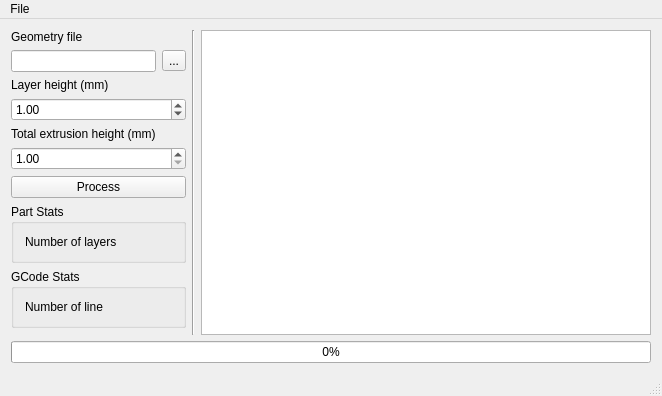
<?xml version="1.0" encoding="UTF-8"?>
<ui version="4.0">
 <class>MainWindow</class>
 <widget class="QMainWindow" name="MainWindow">
  <property name="geometry">
   <rect>
    <x>0</x>
    <y>0</y>
    <width>662</width>
    <height>396</height>
   </rect>
  </property>
  <property name="windowTitle">
   <string>MainWindow</string>
  </property>
  <widget class="QWidget" name="centralWidget">
   <layout class="QGridLayout" name="gridLayout">
    <item row="2" column="0">
     <widget class="QLabel" name="label_4">
      <property name="text">
       <string>Layer height (mm)</string>
      </property>
     </widget>
    </item>
    <item row="4" column="0" colspan="2">
     <widget class="QLabel" name="label_2">
      <property name="text">
       <string>Total extrusion height (mm)</string>
      </property>
     </widget>
    </item>
    <item row="5" column="0" colspan="3">
     <widget class="QDoubleSpinBox" name="TotalHeight_num">
      <property name="minimum">
       <double>1.000000000000000</double>
      </property>
      <property name="maximum">
       <double>900.000000000000000</double>
      </property>
     </widget>
    </item>
    <item row="0" column="4" rowspan="11">
     <widget class="QTextEdit" name="preview">
      <property name="readOnly">
       <bool>false</bool>
      </property>
     </widget>
    </item>
    <item row="1" column="2">
     <widget class="QToolButton" name="SelectFileGeom_btn">
      <property name="text">
       <string>...</string>
      </property>
     </widget>
    </item>
    <item row="0" column="0" colspan="2">
     <widget class="QLabel" name="label">
      <property name="text">
       <string>Geometry file</string>
      </property>
     </widget>
    </item>
    <item row="1" column="0" colspan="2">
     <widget class="QLineEdit" name="GeometryPath_ln"/>
    </item>
    <item row="6" column="0" colspan="3">
     <widget class="QPushButton" name="Preview_btn">
      <property name="text">
       <string>Process</string>
      </property>
     </widget>
    </item>
    <item row="0" column="3" rowspan="11">
     <widget class="Line" name="line">
      <property name="orientation">
       <enum>Qt::Vertical</enum>
      </property>
     </widget>
    </item>
    <item row="3" column="0" colspan="3">
     <widget class="QDoubleSpinBox" name="Layer_num">
      <property name="minimum">
       <double>0.500000000000000</double>
      </property>
      <property name="maximum">
       <double>3.000000000000000</double>
      </property>
      <property name="value">
       <double>1.000000000000000</double>
      </property>
     </widget>
    </item>
    <item row="7" column="0" colspan="3">
     <widget class="QGroupBox" name="groupBox_2">
      <property name="title">
       <string>Part Stats</string>
      </property>
      <layout class="QFormLayout" name="formLayout_2">
       <item row="0" column="0">
        <widget class="QLabel" name="label_5">
         <property name="text">
          <string>Number of layers</string>
         </property>
        </widget>
       </item>
       <item row="0" column="1">
        <widget class="QLabel" name="NumOfLayer_lbl">
         <property name="text">
          <string/>
         </property>
         <property name="alignment">
          <set>Qt::AlignRight|Qt::AlignTrailing|Qt::AlignVCenter</set>
         </property>
        </widget>
       </item>
      </layout>
     </widget>
    </item>
    <item row="11" column="0" colspan="5">
     <widget class="QProgressBar" name="Progress">
      <property name="value">
       <number>0</number>
      </property>
     </widget>
    </item>
    <item row="8" column="0" colspan="3">
     <widget class="QGroupBox" name="groupBox">
      <property name="title">
       <string>GCode Stats</string>
      </property>
      <layout class="QFormLayout" name="formLayout">
       <item row="0" column="0">
        <widget class="QLabel" name="label_3">
         <property name="text">
          <string>Number of line</string>
         </property>
        </widget>
       </item>
       <item row="0" column="1">
        <widget class="QLabel" name="NumOfLine">
         <property name="text">
          <string/>
         </property>
         <property name="alignment">
          <set>Qt::AlignRight|Qt::AlignTrailing|Qt::AlignVCenter</set>
         </property>
        </widget>
       </item>
      </layout>
     </widget>
    </item>
    <item row="9" column="0" colspan="3">
     <spacer name="verticalSpacer">
      <property name="orientation">
       <enum>Qt::Vertical</enum>
      </property>
      <property name="sizeHint" stdset="0">
       <size>
        <width>20</width>
        <height>40</height>
       </size>
      </property>
     </spacer>
    </item>
   </layout>
  </widget>
  <widget class="QMenuBar" name="menuBar">
   <property name="geometry">
    <rect>
     <x>0</x>
     <y>0</y>
     <width>662</width>
     <height>18</height>
    </rect>
   </property>
   <widget class="QMenu" name="menuFile">
    <property name="title">
     <string>File</string>
    </property>
    <addaction name="actionQuit"/>
   </widget>
   <addaction name="menuFile"/>
  </widget>
  <widget class="QStatusBar" name="statusBar"/>
  <action name="actionQuit">
   <property name="text">
    <string>Quit</string>
   </property>
  </action>
 </widget>
 <layoutdefault spacing="6" margin="11"/>
 <resources/>
 <connections>
  <connection>
   <sender>SelectFileGeom_btn</sender>
   <signal>clicked()</signal>
   <receiver>MainWindow</receiver>
   <slot>OpenGeometryFile()</slot>
   <hints>
    <hint type="sourcelabel">
     <x>137</x>
     <y>55</y>
    </hint>
    <hint type="destinationlabel">
     <x>226</x>
     <y>159</y>
    </hint>
   </hints>
  </connection>
  <connection>
   <sender>Preview_btn</sender>
   <signal>clicked()</signal>
   <receiver>MainWindow</receiver>
   <slot>Process()</slot>
   <hints>
    <hint type="sourcelabel">
     <x>46</x>
     <y>128</y>
    </hint>
    <hint type="destinationlabel">
     <x>491</x>
     <y>183</y>
    </hint>
   </hints>
  </connection>
  <connection>
   <sender>Layer_num</sender>
   <signal>valueChanged(double)</signal>
   <receiver>MainWindow</receiver>
   <slot>setTotalHeightMin(double)</slot>
   <hints>
    <hint type="sourcelabel">
     <x>104</x>
     <y>100</y>
    </hint>
    <hint type="destinationlabel">
     <x>491</x>
     <y>183</y>
    </hint>
   </hints>
  </connection>
  <connection>
   <sender>Layer_num</sender>
   <signal>valueChanged(double)</signal>
   <receiver>MainWindow</receiver>
   <slot>UpdateStats()</slot>
   <hints>
    <hint type="sourcelabel">
     <x>104</x>
     <y>100</y>
    </hint>
    <hint type="destinationlabel">
     <x>491</x>
     <y>183</y>
    </hint>
   </hints>
  </connection>
  <connection>
   <sender>TotalHeight_num</sender>
   <signal>valueChanged(double)</signal>
   <receiver>MainWindow</receiver>
   <slot>UpdateStats()</slot>
   <hints>
    <hint type="sourcelabel">
     <x>104</x>
     <y>145</y>
    </hint>
    <hint type="destinationlabel">
     <x>491</x>
     <y>183</y>
    </hint>
   </hints>
  </connection>
 </connections>
 <slots>
  <slot>OpenGeometryFile()</slot>
  <slot>Process()</slot>
  <slot>setTotalHeightMin(double)</slot>
  <slot>UpdateStats()</slot>
 </slots>
</ui>
